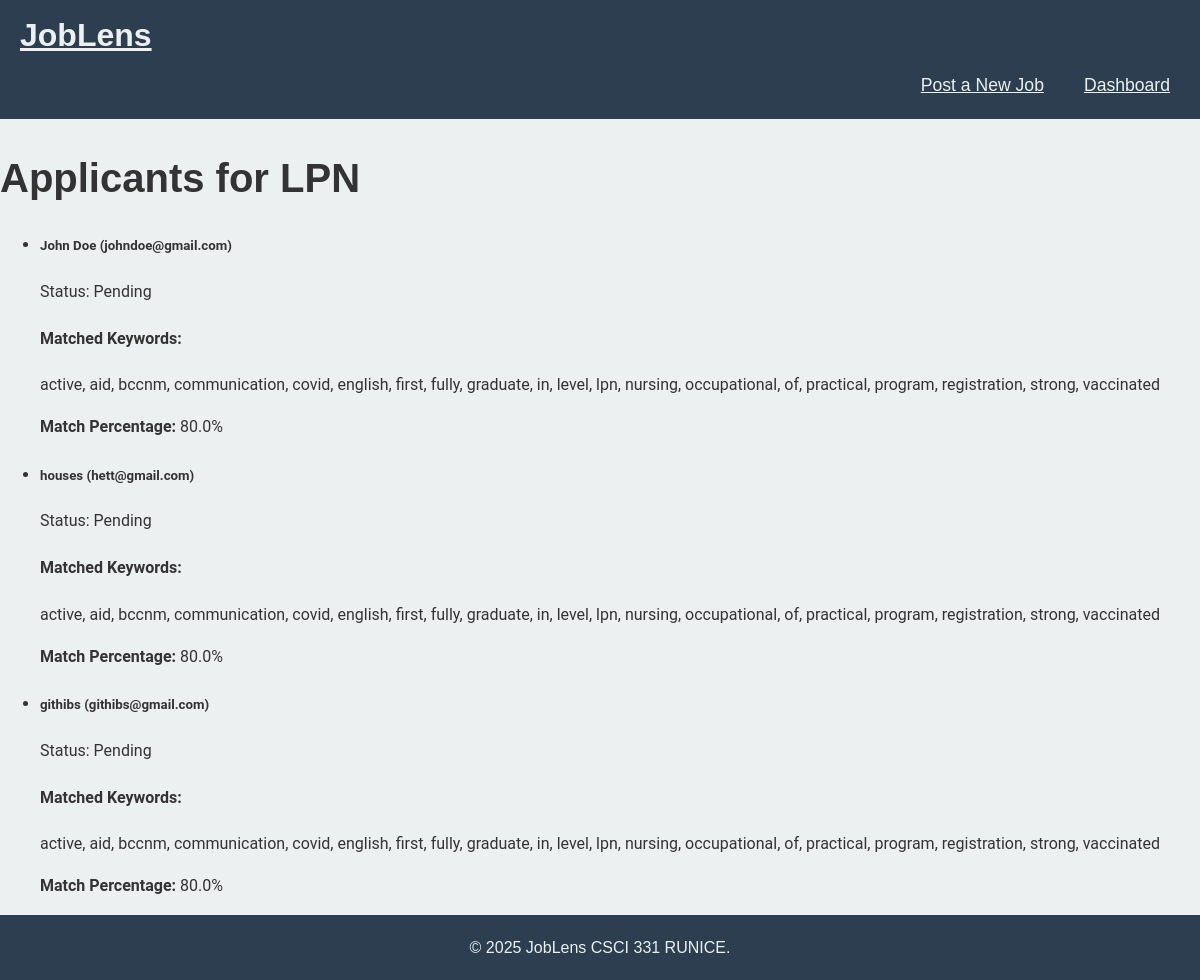
The app's page /view_applicants/4 with its own data.
### tables this page shows
CREATE TABLE Job_Listings (
            job_id INTEGER PRIMARY KEY,
            employer_id INTEGER,
            job_title TEXT NOT NULL,
            job_description TEXT,
            requirements TEXT,
            FOREIGN KEY (employer_id) REFERENCES Employers(employer_id)
        );

CREATE TABLE Applications (
            application_id INTEGER PRIMARY KEY,
            job_id INTEGER,
            candidate_id INTEGER,
            resume_id INTEGER,
            status TEXT,
            FOREIGN KEY (job_id) REFERENCES Job_Listings(job_id),
            FOREIGN KEY (candidate_id) REFERENCES Candidates(candidate_id),
            FOREIGN KEY (resume_id) REFERENCES Resumes(resume_id)
        );

CREATE TABLE Candidates (
            candidate_id INTEGER PRIMARY KEY,
            name TEXT NOT NULL,
            email TEXT NOT NULL,
            phone TEXT
        );

### flask_app/app.py (the view)
@app.route('/view_applicants/<int:job_id>')
def view_applicants(job_id):
    conn = get_db_connection()
    job = conn.execute('SELECT job_title, requirements FROM Job_Listings WHERE job_id = ?', (job_id,)).fetchone()
    rows = conn.execute('''
        SELECT C.candidate_id, C.name, C.email, A.status, R.content AS resume
        FROM Applications A
        JOIN Candidates C ON A.candidate_id = C.candidate_id
        JOIN Resumes R ON C.candidate_id = R.candidate_id
        WHERE A.job_id = ?
    ''', (job_id,)).fetchall()
    conn.close()
    patterns = re.findall(r"\b[a-zA-Z]{2,}\b", job['requirements'].lower())
    pm = PatternMatcher(patterns)
    applicants = []
    for row in rows:
        matches = pm.search(row['resume'].lower())
        matched = {kw for _, kw in matches}
        score = round((len(matched) / len(patterns) * 100), 2) if patterns else 0 # Percentage match
        applicants.append({
            'candidate_id': row['candidate_id'],
            'name': row['name'],
            'email': row['email'],
            'status': row['status'],
            'keywords': sorted(matched),
            'score': score
        })
    return render_template('view_applicants.html', job=job, applicants=applicants)

### flask_app/app.py (called while the page is built)
def get_db_connection():
    conn = sqlite3.connect('database.db')
    conn.row_factory = sqlite3.Row
    return conn

### flask_app/pattern_matcher.py (called while the page is built)
    def add_keyword(self, keyword):
        state = 0
        for char in keyword:
            if char not in self.adj[state]:
                self.adj[state][char] = len(self.adj)
                self.adj.append({})
                self.out.append([])
                self.fail.append(0)
            state = self.adj[state][char]
        self.out[state].append(keyword)

    def build_fail(self):
        q = deque()
        for char, state in self.adj[0].items():
            q.append(state)
            self.fail[state] = 0
        while q:
            r = q.popleft()
            for char, s in self.adj[r].items():
                q.append(s)
                state = self.fail[r]
                while state and char not in self.adj[state]:
                    state = self.fail[state]
                self.fail[s] = self.adj[state].get(char, 0)
                self.out[s].extend(self.out[self.fail[s]])

    def search(self, text):
        state = 0
        matches = []
        for i, char in enumerate(text):
            while state and char not in self.adj[state]:
                state = self.fail[state]
            state = self.adj[state].get(char, 0)
            for pattern in self.out[state]:
                matches.append((i - len(pattern) + 1, pattern))
        return matches

### flask_app/templates/view_applicants.html (shortened to what this page needs)
<!DOCTYPE html>
<html lang="en">
  <head>
    <link
      rel="stylesheet"
      href="{{ url_for('static', filename='css/styles.css') }}"
    />
  </head>
  <body>
    <nav class="custom-navbar">
      <div class="container">
        <a class="navbar-brand" href="/">JobLens</a>
        <div class="navbar-nav ms-auto custom-nav-items">
          <a class="nav-item nav-link" href="{{ url_for('add_job') }}"
            >Post a New Job</a
          >
          <a class="nav-item nav-link" href="{{ url_for('index') }}"
            >Dashboard</a
          >
        </div>
      </div>
    </nav>
    <div class="container mt-5">
      <h1 class="mb-4">Applicants for {{ job.job_title }}</h1>
      <div class="applicants-list">
        <ul class="list-group">
          {% for applicant in applicants %}
          <li class="list-group-item">
            <h5>{{ applicant.name }} ({{ applicant.email }})</h5>
            <p>
              Status:
              <span class="applicant-status">{{ applicant.status }}</span>
            </p>
            <h4>Matched Keywords:</h4>
              {% if applicant.keywords %}
                {{ applicant.keywords | join(', ') }}
              {% else %}
                No matches found.
              {% endif %}
            <p><strong>Match Percentage:</strong> {{ applicant.score }}%</p>
          </li>
          {% endfor %}
        </ul>
      </div>
    </div>
    <footer class="footer mt-5">
      <p>&copy; 2025 JobLens CSCI 331 RUNICE.</p>
    </footer>
  </body>
</html>

### flask_app/static/css/styles.css (style rules this page uses)
body { font-family: "Roboto", sans-serif; background-color: #ecf0f1; color: #333; line-height: 1.6; margin: 0; padding: 0; }
.custom-navbar { background-color: #2c3e50; font-family: "Poppins", sans-serif; padding: 10px 20px; }
.custom-navbar .navbar-brand { font-size: 2rem; font-weight: 700; color: #ecf0f1; }
.custom-nav-items { display: flex; justify-content: flex-end; }
.custom-nav-items .nav-item { margin-left: 20px; }
.custom-nav-items .nav-link { color: #ecf0f1; font-size: 1.1rem; padding: 10px; font-weight: 500; }
h1, h2 { font-family: "Poppins", sans-serif; font-weight: 700; color: #333; }
h1 { font-size: 2.5rem; margin-bottom: 20px; }
footer { background-color: #2c3e50; color: #ecf0f1; text-align: center; padding: 20px; }
footer p { margin: 0; font-family: "Poppins", sans-serif; font-weight: 400; }

### records on screen
Job_Listings: job_title "LPN"
Applications: name "John Doe", email "johndoe@gmail.com", status "Pending", keywords "active, aid, bccnm, communication, covid, english, first, fully, graduate, in, level, lpn, nursing, occupational, of, practical, program, registration, strong, vaccinated", score "80.0"
Applications: name "houses", email "hett@gmail.com", status "Pending", keywords "active, aid, bccnm, communication, covid, english, first, fully, graduate, in, level, lpn, nursing, occupational, of, practical, program, registration, strong, vaccinated", score "80.0"
Applications: name "githibs", email "githibs@gmail.com", status "Pending", keywords "active, aid, bccnm, communication, covid, english, first, fully, graduate, in, level, lpn, nursing, occupational, of, practical, program, registration, strong, vaccinated", score "80.0"
